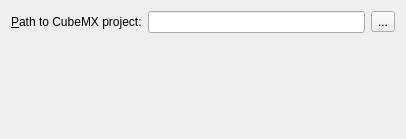
<?xml version="1.0" encoding="UTF-8"?>
<ui version="4.0">
 <class>SelectCubeMxProject_WizardPage</class>
 <widget class="QWizardPage" name="SelectCubeMxProject_WizardPage">
  <property name="geometry">
   <rect>
    <x>0</x>
    <y>0</y>
    <width>406</width>
    <height>139</height>
   </rect>
  </property>
  <property name="windowTitle">
   <string>WizardPage</string>
  </property>
  <layout class="QVBoxLayout" name="verticalLayout">
   <item>
    <layout class="QHBoxLayout" name="horizontalLayout">
     <item>
      <widget class="QLabel" name="pathLabel">
       <property name="text">
        <string>&amp;Path to CubeMX project:</string>
       </property>
       <property name="buddy">
        <cstring>pathLineEdit</cstring>
       </property>
      </widget>
     </item>
     <item>
      <widget class="QLineEdit" name="pathLineEdit"/>
     </item>
     <item>
      <widget class="QToolButton" name="pathToolButton">
       <property name="text">
        <string>...</string>
       </property>
      </widget>
     </item>
    </layout>
   </item>
   <item>
    <spacer name="verticalSpacer">
     <property name="orientation">
      <enum>Qt::Vertical</enum>
     </property>
     <property name="sizeHint" stdset="0">
      <size>
       <width>20</width>
       <height>90</height>
      </size>
     </property>
    </spacer>
   </item>
  </layout>
 </widget>
 <resources/>
 <connections/>
</ui>
